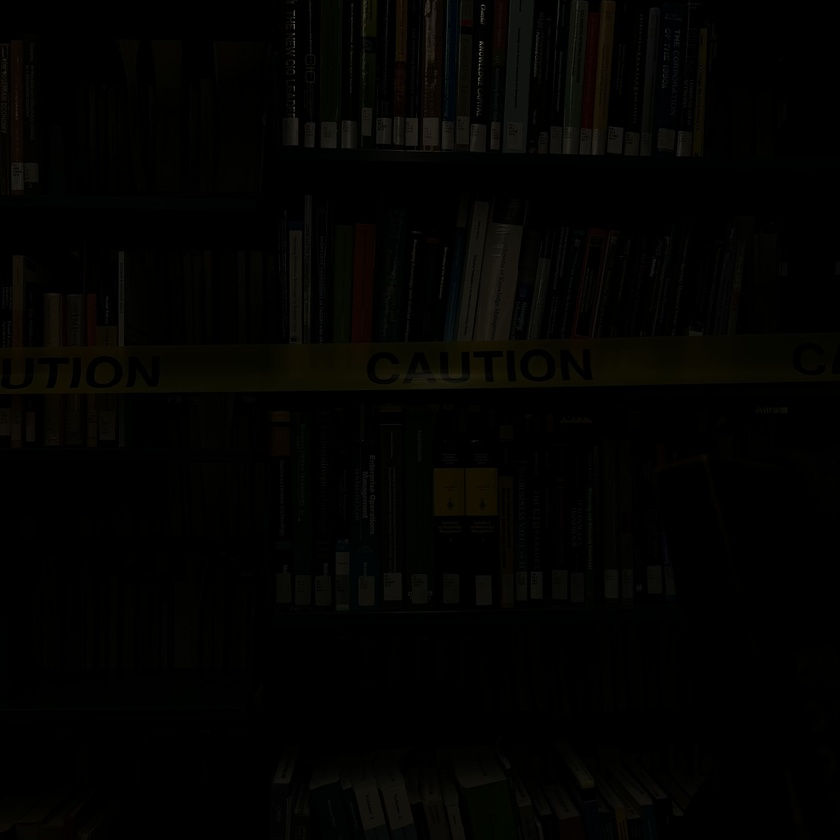
#> input picture IMG_2894.jpg, 840 x 840 px, shrunk from 3024 x 3024 before the run, found by its file name
$ jupyter execute --allow-errors HW3_starter_part_1.ipynb
#> lines starting #> are read from the running program, lines starting #| are printed output that depends on the picture; long printed decimals are rounded
[cell 1]
import numpy as np
import matplotlib.pyplot as plt
import skimage as skimage
import scipy

from scipy.sparse import csr_array
from scipy.sparse import lil_array
from scipy.sparse.linalg import lsqr

# note we imported the sparse least squares function

[cell 2]
# take some images with different exposure times.
# make sure your camera (phone) does not move between exposures. I used a phone tripod.

# images
Ims = []
# exposure times
dts = []

Ims.append(plt.imread('/Users/yashp/OneDrive/Desktop/UCI Stuff/Junior/Winter/CS 116/HW 3/IMG_2894.jpg'))
dts.append(0.005)

Ims.append(plt.imread('/Users/yashp/OneDrive/Desktop/UCI Stuff/Junior/Winter/CS 116/HW 3/IMG_2895.jpg'))
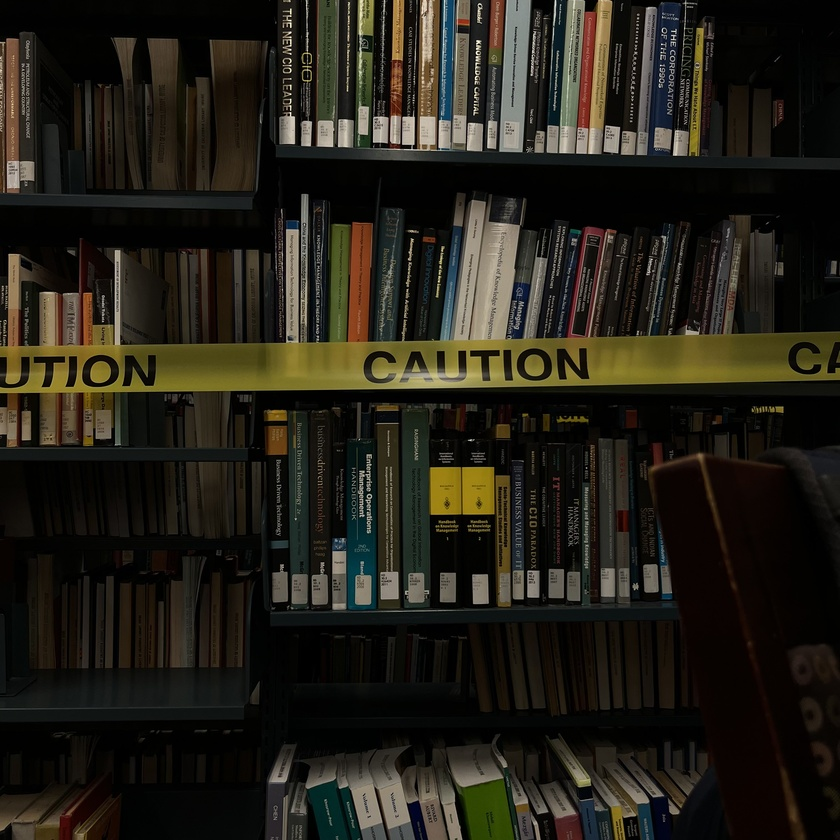
#> input picture IMG_2895.jpg, 840 x 840 px, shrunk from 3024 x 3024 before the run, found by its file name
dts.append(0.02)

Ims.append(plt.imread('/Users/yashp/OneDrive/Desktop/UCI Stuff/Junior/Winter/CS 116/HW 3/IMG_2898.jpg'))
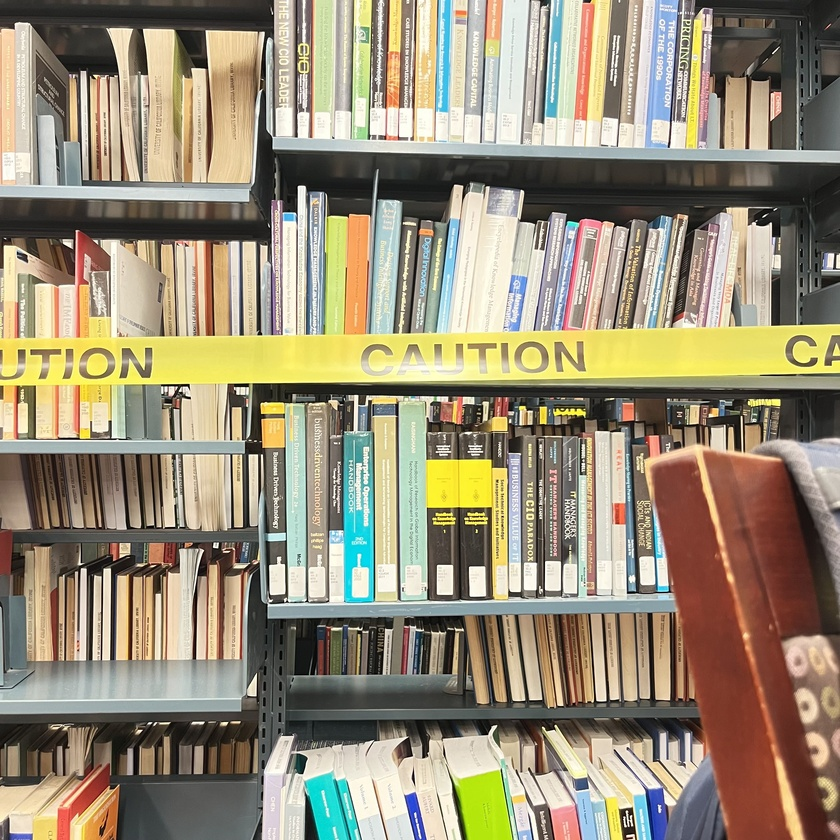
#> input picture IMG_2898.jpg, 840 x 840 px, shrunk from 3024 x 3024 before the run, found by its file name
dts.append(0.1)

Ims.append(plt.imread('/Users/yashp/OneDrive/Desktop/UCI Stuff/Junior/Winter/CS 116/HW 3/IMG_2897.jpg'))
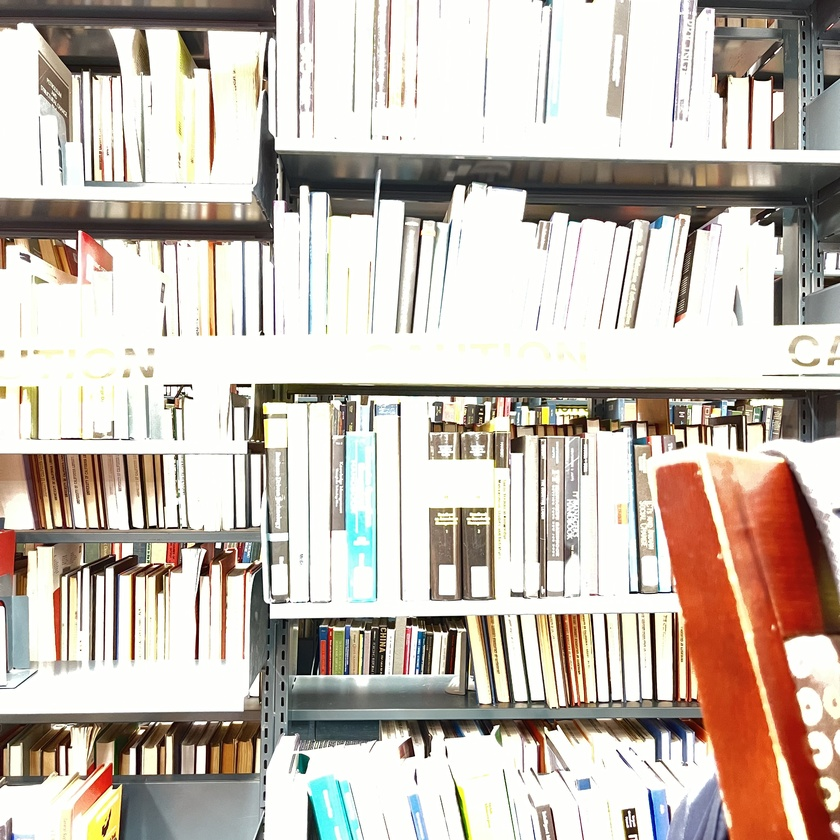
#> input picture IMG_2897.jpg, 840 x 840 px, shrunk from 3024 x 3024 before the run, found by its file name
dts.append(1.0)

[cell 3]
# resize the images to a reasonable scale
Imsr = []
for idx in range(len(Ims)):
    # note this will resize factor of 1/8 for each side and convert to type float

    # "cheap" conversion from color to gray scale by taking the mean of rgb values
    I = np.mean(Ims[idx],axis=2)
    # resize to 1/8 of each dimension
    Ir=skimage.transform.resize(I, (I.shape[0] // 8, I.shape[1] // 8), anti_aliasing=True)
    Imsr.append(Ir)
    print(f"Imsr[{idx}].shape={Imsr[idx].shape} Imsr[{idx}].dtype={Imsr[idx].dtype} ",end="")
    print(f"values from {np.min(Imsr[idx][:])} to {np.max(Imsr[idx][:])}")

    # convert to uint8 (forcing a value from 0..255) just to have discrete pixel values
    Imsr[idx]=Imsr[idx].astype("uint8")
    print(f"Imsr[{idx}].shape={Imsr[idx].shape} Imsr[{idx}].dtype={Imsr[idx].dtype} ",end="")
    print(f"values in {np.min(Imsr[idx][:])} .. {np.max(Imsr[idx][:])}")
    print(f"dts[{idx}]={dts[idx]}")
#> this loop made 4 passes
#| Imsr[0].shape=(105, 105) Imsr[0].dtype=float64 values from 0.0 to 27.623
#| Imsr[0].shape=(105, 105) Imsr[0].dtype=uint8 values in 0 .. 27
#| dts[0]=0.005
#| Imsr[1].shape=(105, 105) Imsr[1].dtype=float64 values from 0.03701 to 178.014
#| Imsr[1].shape=(105, 105) Imsr[1].dtype=uint8 values in 0 .. 178
#| dts[1]=0.02
#| Imsr[2].shape=(105, 105) Imsr[2].dtype=float64 values from 22.152 to 243.687
#| Imsr[2].shape=(105, 105) Imsr[2].dtype=uint8 values in 22 .. 243
#| dts[2]=0.1
#| Imsr[3].shape=(105, 105) Imsr[3].dtype=float64 values from 25.490 to 253.674
#> (further printed lines are left out)
#> pass 1, `Ir=skimage.transform.resize(I, (I.shape[0] // 8, I.shape[1] // 8), ant..`:
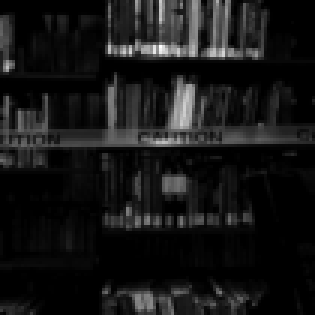
#> Ir: shape (105, 105) float64 (shown 3 times larger); min 0, max 27.62, mean 2.5; drawn with min black and max white
#> pass 2, `Ir=skimage.transform.resize(I, (I.shape[0] // 8, I.shape[1] // 8), ant..`:
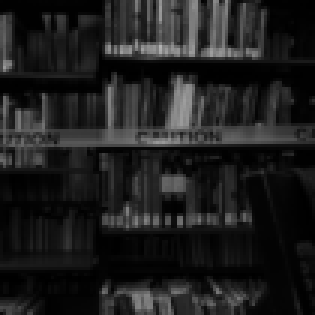
#> Ir: shape (105, 105) float64 (shown 3 times larger); min 0.037, max 178, mean 30.6
#> after the loop:
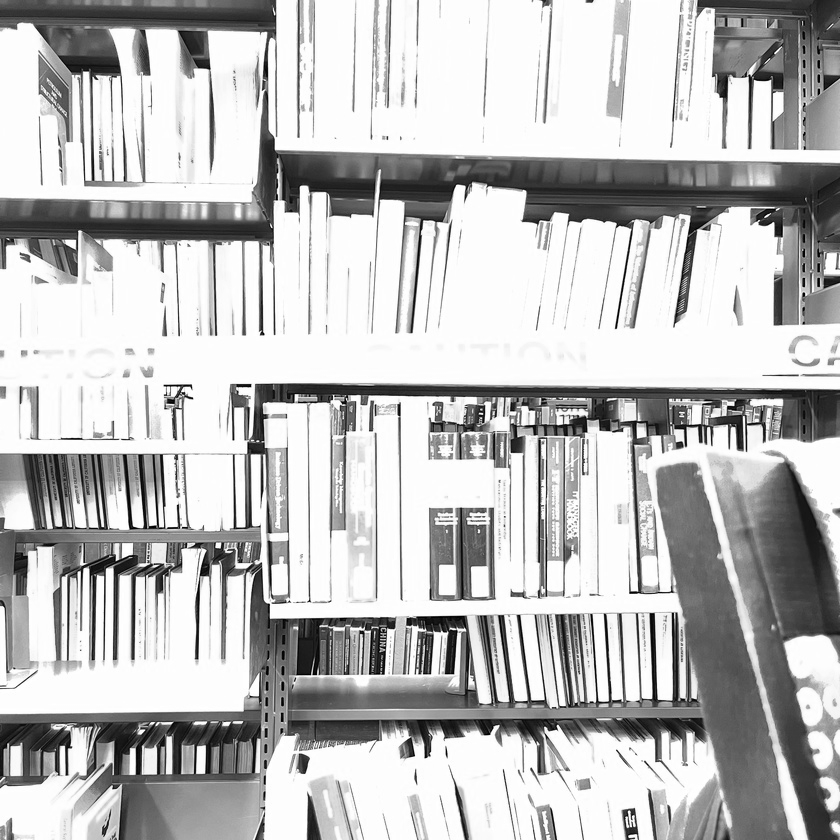
#> I: shape (840, 840) float64; min 0, max 255, mean 189.6
#> after the loop, Imsr = 4 items

[cell 4]
# simple version of optimization

# solving for entries in v
# first 256 entries are for g(0) ... g(255) then next h*w entries are for pixel brightnesses
#
# Z_ij is the pixel value at location i in image j
# dt_j is the exposure time for image j
# g(z) is the energy x that the sensor receives (exposure) to produce pixel value z
#      (the exposure is the irradiance R times exposure time)
#
#  x = R*dt
#  for pixel i in image j
#  x_ij = R_ij*dt_j
#
#  Z_ij = f(x_ij)  # the pixel value Z_ij comes from mapping the exposure through some function f
#  g() is the inverse of f()
#
#  so if Z_ij = f(x_ij) we want g(Z_ij)=x_ij (=R_ij*dt_j)
#
#  taking logs of everything:
#
# g(Z_ij) = ln(R_i)+ln(dt_j) # pixel i,image j with time dt_j
# g(Z_ij) - ln(R_i) = ln(dt_j)
#
# making this into a constraint
#
# Each pixel i in imag j gives one row of A and one entry in b
# position: 0...... Z_ij ...255 0 1 2 ... i*w+j ... h*w
# coefficient: 0 0 ... 1.......0 0 .......... -1 ......0
#
# entry in b: ln(dt_j)
#
#  We want to solve for v so that Av=b
#  or the v that minimizes |Av-b|^2


[h,w]=Imsr[0].shape
#> h = 105; w = 105
l = len(Imsr)
#> l = 4
# Initialize A as a lil_matrix with the appropriate size
A_rows = h * w * l + 1
#> A_rows = 44101
# A_cols = 256 + h * w * l + 1
A_cols = 256 + h * w
#> A_cols = 11281
A = lil_array((A_rows, A_cols))
print(A.shape)
#| (44101, 11281)
# Initialize b as a numpy array of zeros
b = np.zeros((A_rows,))
# setup rows of A and entries in b
# Loop through each pixel in each image
# Number of images
idx = 0
for j in range(l):
    # Number of rows in each image
    for y in range(h):
        # Number of columns in each image
        for x in range(w):
            # Calculate the index for the current pixel
            idx = j * h * w + y * w + x
            # print(f"idx: {idx}, A_cols: {A_cols}, 256 + idx: {256 + idx}, j * h * w + y * w + x: {j * h * w + y * w + x}")

            # Calculate the pixel value Z_ij from the resized images
            Z_ij = Imsr[j][y, x]

            # Add a row to A and an entry to b for the current pixel
            A[idx, Z_ij] = 1
            A[idx, 256 + y*x] = -1
            b[idx] = np.log(dts[j])
print("Final index is :", idx)
# add a constraint that "fixes" g(128) to be say 4 or such
# This is achieved by adding a row to A and an entry to b
constraint_idx = A_rows - 1  # Index for the last row (constraint row, empty)
#> constraint_idx = 44100
A[constraint_idx, 128] = 1  # Constraint for fixing g(128)
A[constraint_idx, 256:] = 0  # Ensure only the g(128) constraint is added to the last row
b[constraint_idx] = 4

[cell 5]
#solve for least squares solution
Acsr=csr_array(A)# convert a to a csrarray before calling least squares
soln = lsqr(Acsr,b,atol=1e-07, btol=1e-07)
#> soln = 10 items
v = soln[0]
#> v = 11281 values, max 6.98 at index 309, min 0 at index 254, mean 1.69

[cell 6]
plt.plot(np.exp(v[0:256]))
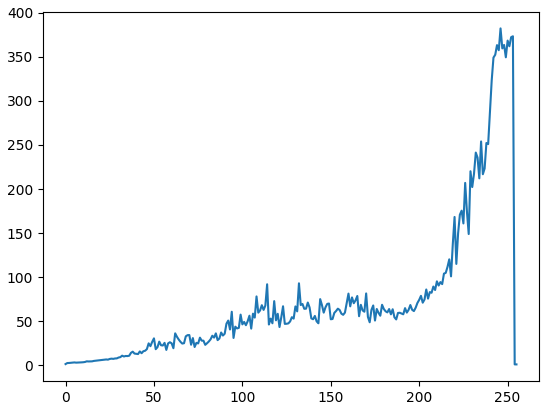
#> figure drawn by matplotlib, 1 panel; curve peaks at x = 246, y = 382.3

[cell 7]
# Calculate regularization weights:
# Hardcode regularizaion_weight for now
regularization_weights = []
def calculate_regularization_weight(image, size_of_image, scaling_factor):
    # Calculate the standard deviation of pixel values in the region
    noise_level = np.std(image)

    # Scale the noise level to determine the regularization weight
    regularization_weight = scaling_factor * noise_level

    return regularization_weight

for image in Ims:
    size_of_image = (377, 377, 377, 377)
    scaling_factor = 0.1
    regularization_weights.append(calculate_regularization_weight(image, size_of_image, scaling_factor))
#> this loop made 4 passes
#> (noise_level in calculate_regularization_weight, regularization_weight in calculate_regularization_weight) on passes 1 to 4: (4.98, 0.498), (40.29, 4.03), (73.78, 7.38), (81.41, 8.14)
#> after the loop, regularization_weights = [0.498, 4.03, 7.38, 8.14]

print(regularization_weights)
#| [0.4976, 4.029, 7.378, 8.141]

[cell 8]
# Adding some bells and whistles to the optimization setup
#
#
# solving for entries in v
# first 256 entries are for g(0) ... g(255) then next h*w entries are for pixel brightnesses
# g(x) = ln(R_i)+ln(dt_j) # pixel i,image j with time dt_j
# g(x) - ln(R_i) = ln(dt_j)
#
# weighted version where weight depends on the pixel value (can care less about 0..5 and 250-255)
# w(R_i)g(x) - q(R_i)ln(R_i) = w(R_i)ln(dt_j)
#
# also add regularization so that g(x) tends to be smooth
#
# l(g(i+1)-g(i)) - l(g(i)-g(i-1)) = 0
# lg(i)-2g(i+1)-g(i+2) = 0
#
# where l is some weight on this constraint
#
# remember to add a constraint that "fixes" g(128) to be say 4 or such

# Initialize A as a lil_matrix with the appropriate size
A_rows = h * w * l + 1
A_cols = 256 + h * w
A = lil_array((A_rows, A_cols))
print(A.shape)
#| (44101, 11281)

# Initialize b as a numpy array of zeros
b = np.zeros((A_rows,))

def weight_function(value_of_pixel):
    if value_of_pixel < 5 or value_of_pixel > 250:
        return 0.1  # Assign a low weight to pixel values less than 5 or greater than 250
    elif 5 <= value_of_pixel <= 250:
        return 1.0  # Assign a higher weight to pixel values between 5 and 250
    else:
        return 0.5  # Default weight for other pixel values

# Loop through each pixel in each image
for j in range(l):
    for y in range(h):
        for x in range(w):
            # Calculate the index for the current pixel
            idx = j * h * w + y * w + x
            # print(f"idx: {idx}, A_cols: {A_cols}, 256 + idx: {256 + idx}, j * h * w + y * w + x: {j * h * w + y * w + x}")

            # Calculate the pixel value Z_ij from the resized images
            Z_ij = Imsr[j][y, x]

            # Add a row to A and an entry to b for the current pixel
            A[idx, Z_ij] = weight_function(Z_ij)  # Apply weight based on pixel value

            # Regularization term for g(i) - 2g(i+1) + g(i+2)
            if x < w - 2:
                reg_weight = regularization_weights[j]
                A[idx, 256 + y * w + x] = reg_weight
                A[idx, 256 + y * w + x + 1] = -2 * reg_weight
                # lsqr calculation extremely slow with this for some reason
                # A[idx, 256 + y * w + x + 2] = reg_weight
            b[idx] = weight_function(Z_ij) * np.log(dts[j])  # Apply weight to b based on pixel value

# Add a constraint that "fixes" g(128) to be 4 or such
constraint_idx = A_rows - 1  # Index for the last row (constraint row)
A[constraint_idx, 128] = 1  # Constraint for fixing g(128)
A[constraint_idx, 256:] = 0  # Ensure only the g(128) constraint is added to the last row
b[constraint_idx] = 4 # fixed_value_for_g_128

[cell 9]
Acsr=csr_array(A)
soln = lsqr(Acsr,b,atol=1e-07, btol=1e-07)
v=soln[0]
#> v = 11281 values, max 19.12 at index 253, min -8.43 at index 4, mean -0.0366

[cell 10]
plt.plot(v[0:256]) # note plotting g(z) here not exp(g(z))
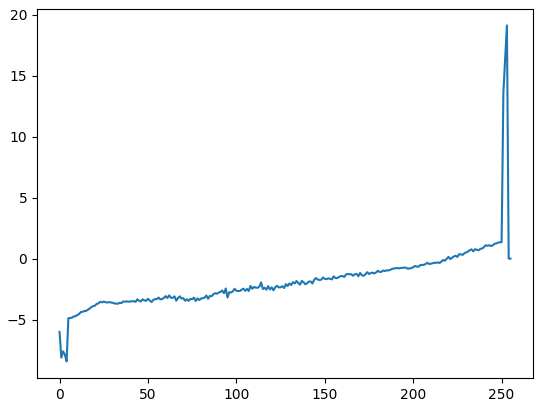
#> figure drawn by matplotlib, 1 panel; curve peaks at x = 253, y = 19.12

[cell 11]
f=plt.figure()
f.set_size_inches(10, 6)
ax = f.add_subplot(1,5,1)
ax.imshow(np.fliplr(np.transpose(np.reshape(v[256:],(h,w)))),cmap="gray")
ax.axis("off")
for i in range(len(Imsr)):
    ax = f.add_subplot(1,5,i+2)
    ax.imshow(np.fliplr(np.transpose(np.log(Imsr[i]+1))),cmap="gray")
    ax.axis("off")
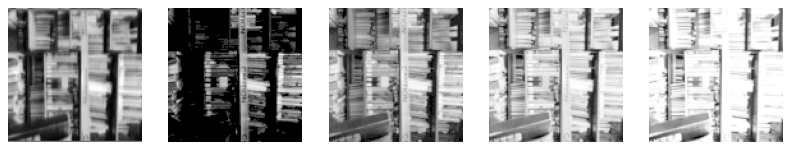
#> figure drawn by matplotlib, 5 panels

[cell 12]
da_Im=np.fliplr(np.transpose(np.reshape(soln[0][256:],(h,w))))
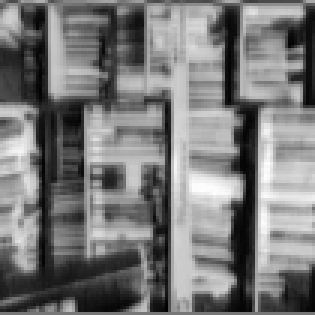
#> da_Im: shape (105, 105) float64 (shown 3 times larger); min -0.304, max 0.348, mean 0.00566; drawn with min black and max white
plt.imshow(da_Im[0:145,:],cmap="gray")
